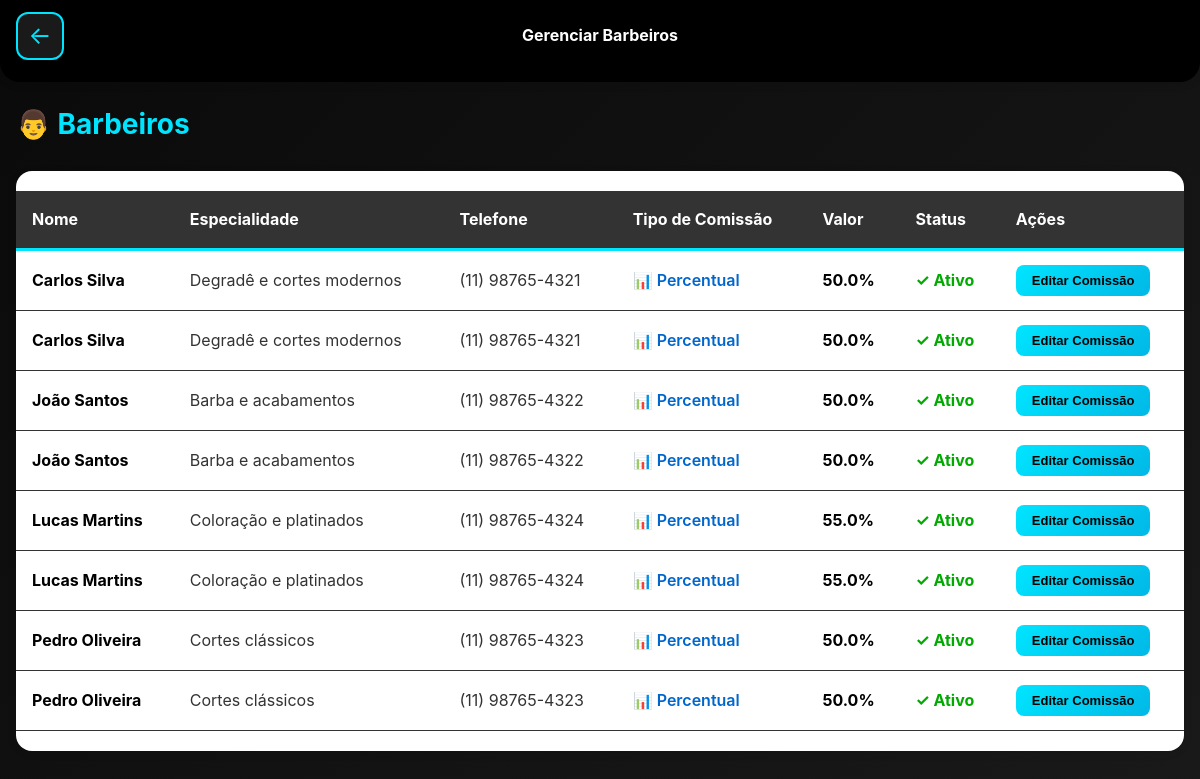
Page /admin/barbeiros (signed in) on the committed database.
### tables this page shows
CREATE TABLE barbeiros (
            id INTEGER PRIMARY KEY AUTOINCREMENT,
            nome TEXT NOT NULL,
            foto TEXT,
            especialidade TEXT,
            telefone TEXT,
            email TEXT,
            comissao_tipo TEXT DEFAULT 'percentual' CHECK (comissao_tipo IN ('percentual', 'fixa')),
            comissao_valor REAL DEFAULT 50.0,
            ativo INTEGER DEFAULT 1,
            data_cadastro TEXT DEFAULT CURRENT_TIMESTAMP
        );

### app.py (the view)
@app.route('/admin/barbeiros')
@admin_required
def admin_barbeiros():
    conn = db.get_db_connection()
    cursor = conn.cursor()
    cursor.execute('SELECT * FROM barbeiros ORDER BY nome')
    barbeiros = [dict(row) for row in cursor.fetchall()]
    conn.close()
    return render_template('admin/barbeiros.html', barbeiros=barbeiros)

### app.py (called while the page is built)
def get_configuracoes():
    conn = db.get_db_connection()
    cursor = conn.cursor()
    cursor.execute('SELECT * FROM configuracoes')
    configs_raw = cursor.fetchall()
    conn.close()
    configs = {}
    for config in configs_raw:
        configs[config['chave']] = config['valor']
    return configs

@app.context_processor
def inject_configs():
    return dict(site_config=get_configuracoes())

def admin_required(f):
    @wraps(f)
    def decorated_function(*args, **kwargs):
        if not session.get('admin_logged_in'):
            return redirect(url_for('login_admin'))
        return f(*args, **kwargs)
    return decorated_function

### database.py (called while the page is built)
def get_db_connection():
    conn = sqlite3.connect(DB_PATH)
    conn.row_factory = sqlite3.Row
    return conn

### templates/admin/barbeiros.html (shortened to what this page needs)
<!DOCTYPE html>
<html lang="pt-BR">
<head>
    <link rel="stylesheet" href="{{ url_for('static', filename='css/style.css') }}">
</head>
<body>
    <header>
        <div class="container">
            <div class="header-top">
                <a href="/admin" class="menu-btn" style="text-decoration: none;">←</a>
                <div class="logo-container">
                    <div class="logo-text">Gerenciar Barbeiros</div>
                </div>
            </div>
        </div>
    </header>
    <main class="container" style="margin-top: 20px; padding-bottom: 40px;">
        <h1 style="font-size: 28px; color: var(--azul-neon); margin-bottom: 24px;">👨 Barbeiros</h1>
        {% if barbeiros %}
        <div style="background: #FFFFFF; border-radius: 16px; overflow-x: auto; box-shadow: 0 2px 8px rgba(0, 0, 0, 0.1);">
            <table class="tabela" style="width: 100%; border-collapse: collapse;">
                <thead>
                    <tr style="background: #000000; border-bottom: 3px solid var(--azul-neon);">
                        <th style="color: #FFFFFF; padding: 16px; text-align: left; font-weight: 700;">Nome</th>
                        <th style="color: #FFFFFF; padding: 16px; text-align: left; font-weight: 700;">Especialidade</th>
                        <th style="color: #FFFFFF; padding: 16px; text-align: left; font-weight: 700;">Telefone</th>
                        <th style="color: #FFFFFF; padding: 16px; text-align: left; font-weight: 700;">Tipo de Comissão</th>
                        <th style="color: #FFFFFF; padding: 16px; text-align: left; font-weight: 700;">Valor</th>
                        <th style="color: #FFFFFF; padding: 16px; text-align: left; font-weight: 700;">Status</th>
                        <th style="color: #FFFFFF; padding: 16px; text-align: left; font-weight: 700;">Ações</th>
                    </tr>
                </thead>
                <tbody>
                    {% for barbeiro in barbeiros %}
                    <tr style="border-bottom: 1px solid #E0E0E0;">
                        <td style="color: #000000; padding: 14px 16px; font-weight: 700;">{{ barbeiro.nome }}</td>
                        <td style="color: #333333; padding: 14px 16px;">{{ barbeiro.especialidade or '-' }}</td>
                        <td style="color: #333333; padding: 14px 16px;">{{ barbeiro.telefone or '-' }}</td>
                        <td style="padding: 14px 16px;">
                            {% if barbeiro.comissao_tipo == 'percentual' %}
                            <span style="color: #0066CC; font-weight: 600;">📊 Percentual</span>
                            {% else %}
                            <span style="color: #00AA00; font-weight: 600;">💰 Fixo</span>
                            {% endif %}
                        </td>
                        <td style="color: #000000; padding: 14px 16px; font-weight: 700;">
                            {% if barbeiro.comissao_tipo == 'percentual' %}
                            {{ barbeiro.comissao_valor }}%
                            {% else %}
                            R$ {{ "%.2f"|format(barbeiro.comissao_valor) }}
                            {% endif %}
                        </td>
                        <td style="padding: 14px 16px;">
                            {% if barbeiro.ativo %}
                            <span style="color: #00AA00; font-weight: 700;">✓ Ativo</span>
                            {% else %}
                            <span style="color: #CC0000; font-weight: 700;">✗ Inativo</span>
                            {% endif %}
                        </td>
                        <td style="padding: 14px 16px;">
                            <button onclick="editarComissao({{ barbeiro.id }}, '{{ barbeiro.nome }}', '{{ barbeiro.comissao_tipo }}', {{ barbeiro.comissao_valor }})"
                                    class="btn-editar">
                                Editar Comissão
                            </button>
                        </td>
                    </tr>
                    {% endfor %}
                </tbody>
            </table>
        </div>
        {% else %}
        <p style="color: var(--azul-neon); text-align: center; padding: 40px; background: var(--cinza-escuro); border: 2px solid var(--azul-neon); border-radius: 12px; font-weight: 600;">Nenhum barbeiro cadastrado</p>
        {% endif %}
    </main>
</body>
</html>

### static/css/style.css (style rules this page uses)
:root { --preto: #000000; --azul-neon: #00E5FF; --azul-neon-escuro: #00B8E6; --cinza-escuro: #1a1a1a; --cinza-medio: #333333; --branco: #FFFFFF; --cinza-claro: #E0E0E0; --verde-neon: #00FF88; --vermelho-neon: #FF1166; --amarelo-neon: #FFD700; }
* { margin: 0; padding: 0; box-sizing: border-box; }
body { font-family: -apple-system, BlinkMacSystemFont, 'Segoe UI', Roboto, Oxygen, Ubuntu, Cantarell, sans-serif; background-color: #FFFFFF; background: #FFFFFF; color: #000000; line-height: 1.6; padding-bottom: 120px; padding-top: 220px; }
.container { max-width: 600px; margin: 0 auto; padding: 0 16px; }
main { background: #FFFFFF; color: #000000; }
main h1, main h2, main h3, main h4, main h5, main h6, main p, main span, main label, main div { color: #000000; }
header { background: #000000; padding: 12px 0; z-index: 100; box-shadow: 0 2px 10px rgba(0, 0, 0, 0.1); border-radius: 0 0 20px 20px; position: fixed; top: 0; left: 0; right: 0; transition: all 0.3s ease; }
.header-top { display: flex; justify-content: space-between; align-items: center; margin-bottom: 10px; }
.logo-container { display: flex; flex-direction: column; align-items: center; flex: 1; }
.logo-text { font-size: 16px; font-weight: 700; color: #FFFFFF; text-align: center; }
.menu-btn { background: var(--cinza-escuro); border: 2px solid var(--azul-neon); color: var(--azul-neon); width: 48px; height: 48px; border-radius: 12px; font-size: 24px; cursor: pointer; display: flex; align-items: center; justify-content: center; transition: all 0.3s ease; }
.tabela { width: 100%; border-collapse: collapse; margin: 20px 0; }
.tabela th { background: var(--cinza-medio); color: var(--azul-neon); padding: 12px; text-align: left; border-bottom: 2px solid var(--azul-neon); }
.tabela td { padding: 12px; border-bottom: 1px solid var(--cinza-medio); }

### templates/admin/barbeiros.html (style rules this page uses)
body { padding-top: 0 !important; background: linear-gradient(135deg, #0a0a0a 0%, #1a1a1a 100%) !important; }
header { position: static !important; margin-bottom: 0 !important; }
.container { max-width: 1200px; }
main { background: transparent !important; }
.btn-editar { background: linear-gradient(135deg, var(--azul-neon) 0%, var(--azul-neon-escuro) 100%); color: var(--preto); border: none; padding: 8px 16px; border-radius: 8px; font-weight: 600; font-size: 13px; cursor: pointer; transition: all 0.3s ease; }

### rows in the picture
barbeiros: nome "Carlos Silva", especialidade "Degradê e cortes modernos", telefone "(11) 98765-4321", comissao_tipo "📊 Percentual", comissao_valor "50.0", ativo "✓ Ativo"
barbeiros: nome "Carlos Silva", especialidade "Degradê e cortes modernos", telefone "(11) 98765-4321", comissao_tipo "📊 Percentual", comissao_valor "50.0", ativo "✓ Ativo"
barbeiros: nome "João Santos", especialidade "Barba e acabamentos", telefone "(11) 98765-4322", comissao_tipo "📊 Percentual", comissao_valor "50.0", ativo "✓ Ativo"
barbeiros: nome "João Santos", especialidade "Barba e acabamentos", telefone "(11) 98765-4322", comissao_tipo "📊 Percentual", comissao_valor "50.0", ativo "✓ Ativo"
barbeiros: nome "Lucas Martins", especialidade "Coloração e platinados", telefone "(11) 98765-4324", comissao_tipo "📊 Percentual", comissao_valor "55.0", ativo "✓ Ativo"
barbeiros: nome "Lucas Martins", especialidade "Coloração e platinados", telefone "(11) 98765-4324", comissao_tipo "📊 Percentual", comissao_valor "55.0", ativo "✓ Ativo"
barbeiros: nome "Pedro Oliveira", especialidade "Cortes clássicos", telefone "(11) 98765-4323", comissao_tipo "📊 Percentual", comissao_valor "50.0", ativo "✓ Ativo"
barbeiros: nome "Pedro Oliveira", especialidade "Cortes clássicos", telefone "(11) 98765-4323", comissao_tipo "📊 Percentual", comissao_valor "50.0", ativo "✓ Ativo"
